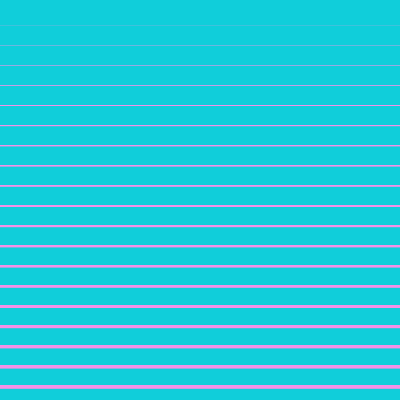
Frame 1 (no input)
Frame 60 (the mouse pressed at the canvas centre just before this capture): identical to frame 1, image omitted
Frame 120 (the mouse held since frame 60 and released just before this capture): identical to frame 1, image omitted

The Processing sketch that drew this single still picture (run headless with seeded random() and noise(); from frame 60 on, the mouse is pressed at the canvas centre):

// Processing sketch: processing_61279
// ── processing_61279.pde

void setup() {
  size(400,400);
  smooth();
  noStroke(); 
}
 
void draw() {
  background (16,206,218);;
  fill(245,145,231);
  for(int i=0; i < 60; i = i + 1) {
     rect (0, i*20 +5,height, i*0.2);
  }
}
